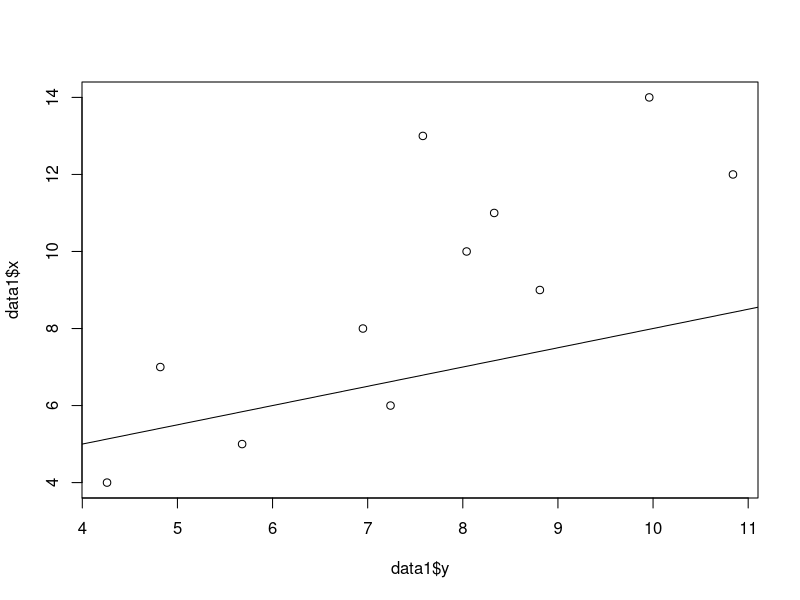
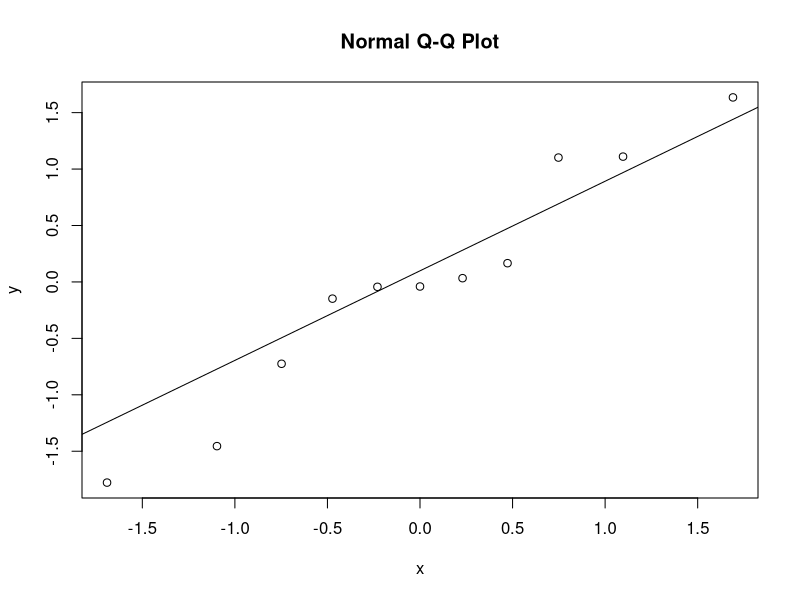
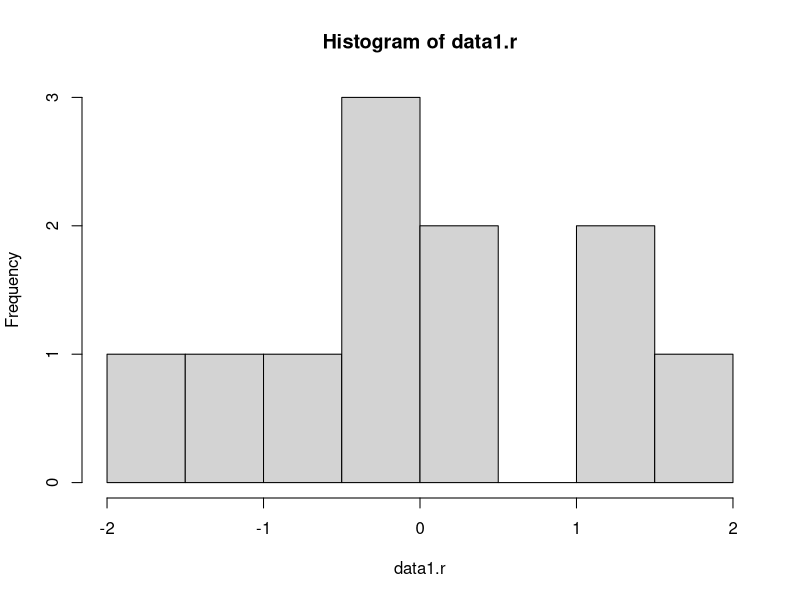
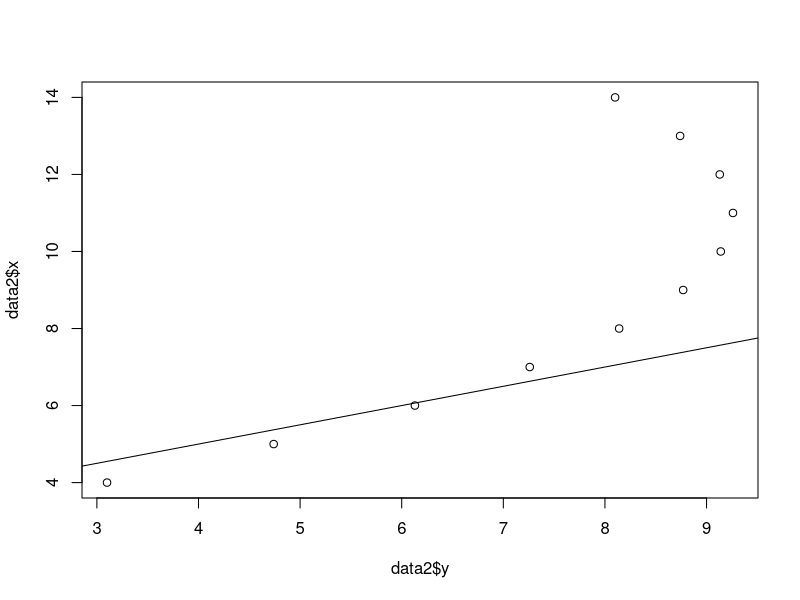
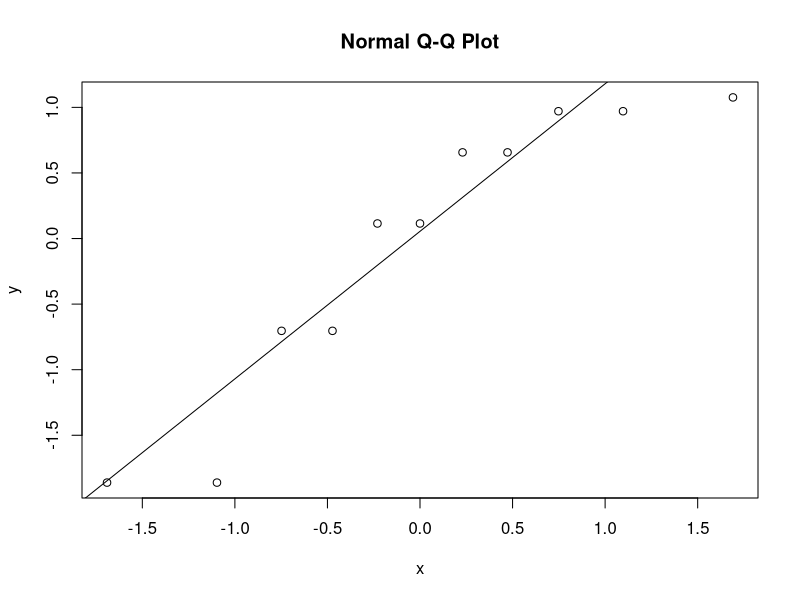
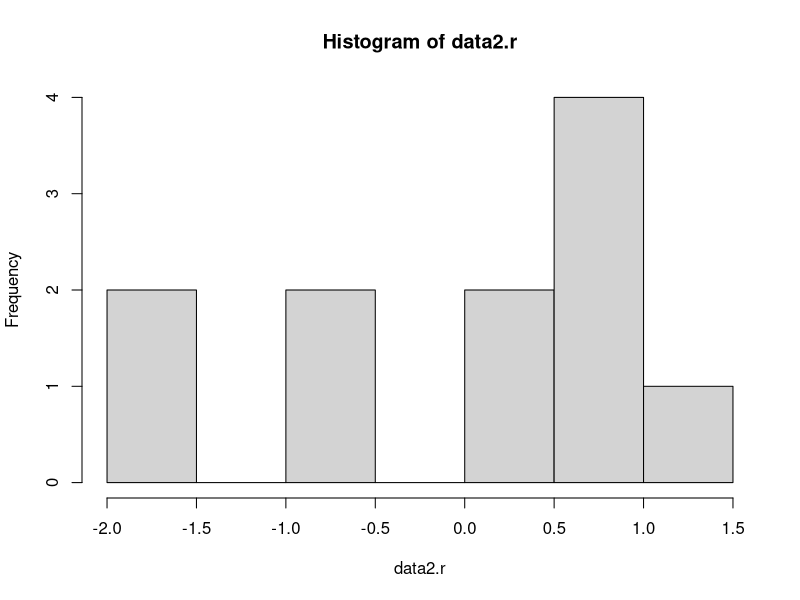
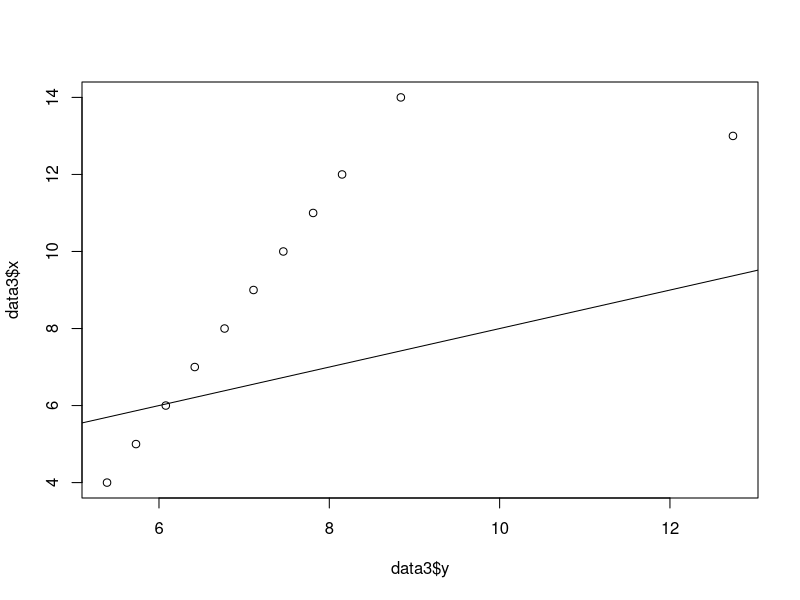
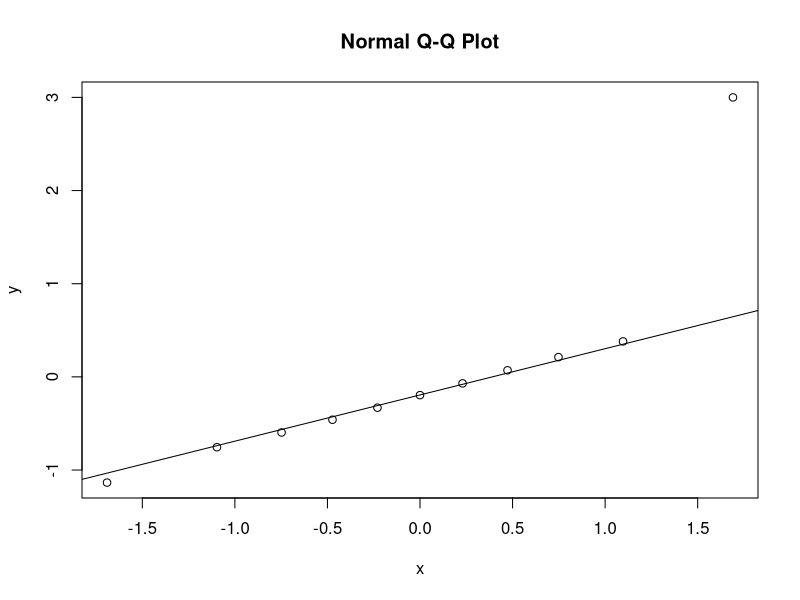

Recreate these plots in R, in order.
## ---- chunk 1
data1 <- data.frame(x=c(10,8,13,9,11,14,6,4,12,7,5),
y=c(8.04,6.95,7.58,8.81,8.33,9.96,7.24,4.26,10.84,4.82,5.68))

data2 <- data.frame(x=c(10,8,13,9,11,14,6,4,12,7,5),
y=c(9.14,8.14,8.74,8.77,9.26,8.1,6.13,3.1,9.13,7.26,4.74)) 

data3 <- data.frame(x=c(10,8,13,9,11,14,6,4,12,7,5),
y=c(7.46,6.77,12.74,7.11,7.81,8.84,6.08,5.39,8.15,6.42,5.73)) 

data4 <- data.frame(x=c(8,8,8,8,8,8,8,19,8,8,8),
y=c(6.58,5.76,7.71,8.84,8.47,7.04,5.25,12.5,5.56,7.91,6.89))
## ---- chunk 2
round(mean(data1$x), digits=2)
round(mean(data1$y), digits =2)
## ---- chunk 3
round(mean(data2$x), digits=2)
round(mean(data2$y), digits =2)
## ---- chunk 4
round(mean(data3$x), digits=2)
round(mean(data3$y), digits =2)
## ---- chunk 5
round(mean(data4$x), digits=2)
round(mean(data4$y), digits =2)
## ---- chunk 6
round(median(data1$x), digits=2)
round(median(data1$y), digits=2)
## ---- chunk 7
round(median(data2$x), digits=2)
round(median(data2$y), digits=2)
## ---- chunk 8
round(median(data3$x), digits=2)
round(median(data3$y), digits=2)
## ---- chunk 9
round(median(data4$x), digits=2)
round(median(data4$y), digits=2)
## ---- chunk 10
round(sd(data1$x), digits =2)
round(sd(data1$y), digits =2)
## ---- chunk 11
round(sd(data2$x), digits =2)
round(sd(data2$y), digits =2)
## ---- chunk 12
round(sd(data3$x), digits =2)
round(sd(data3$y), digits =2)
## ---- chunk 13
round(sd(data4$x), digits =2)
round(sd(data4$y), digits =2)
## ---- chunk 14
round(cor(data1$x, data1$y), digits = 2)
## ---- chunk 15
round(cor(data2$x, data2$y), digits = 2)
## ---- chunk 16
round(cor(data3$x, data3$y), digits = 2)
## ---- chunk 17
round(cor(data4$x, data4$y), digits = 2)
## ---- chunk 18
equation.lm1<- lm(y ~ x, data=data1)
coefficients <- coefficients(equation.lm1)
coefficients
## ---- chunk 19
equation.lm2 <- lm(y ~ x, data=data2)
coefficients <- coefficients(equation.lm2)
coefficients
## ---- chunk 20
equation.lm3 <- lm(y ~ x, data=data3)
coefficients <- coefficients(equation.lm3)
coefficients
## ---- chunk 21
equation.lm4 <- lm(y ~ x, data=data4)
coefficients <- coefficients(equation.lm4)
coefficients
## ---- chunk 22
equation.lm <- lm(y ~ x, data=data1)
round(summary(equation.lm)$r.squared, digits = 2)
## ---- chunk 23
equation.lm <- lm(y ~ x, data=data2)
round(summary(equation.lm)$r.squared, digits = 2)
## ---- chunk 24
equation.lm <- lm(y ~ x, data=data3)
round(summary(equation.lm)$r.squared, digits = 2)
## ---- chunk 25
equation.lm <- lm(y ~ x, data=data4)
round(summary(equation.lm)$r.squared, digits =2)
## ---- chunk 26
plot(data1$x ~ data1$y)
abline(equation.lm1)
data1.r <- rstandard(equation.lm1)
qqnorm(data1.r, ylab="y", xlab = "x")
qqline(data1.r)
hist(data1.r)
## ---- chunk 27
plot(data2$x ~ data2$y)
abline(equation.lm2)
data2.r <- rstandard(equation.lm2)
qqnorm(data2.r, ylab="y", xlab = "x")
qqline(data2.r)
hist(data2.r)
## ---- chunk 28
plot(data3$x ~ data3$y)
abline(equation.lm3)
data3.r <- rstandard(equation.lm3)
qqnorm(data3.r, ylab="y", xlab = "x")
qqline(data3.r)
hist(data3.r)
## ---- chunk 29
plot(data4$x ~ data4$y)
abline(equation.lm4)
data4.r <- rstandard(equation.lm4)
qqnorm(data4.r, ylab="y", xlab = "x")
qqline(data4.r)
hist(data4.r)
